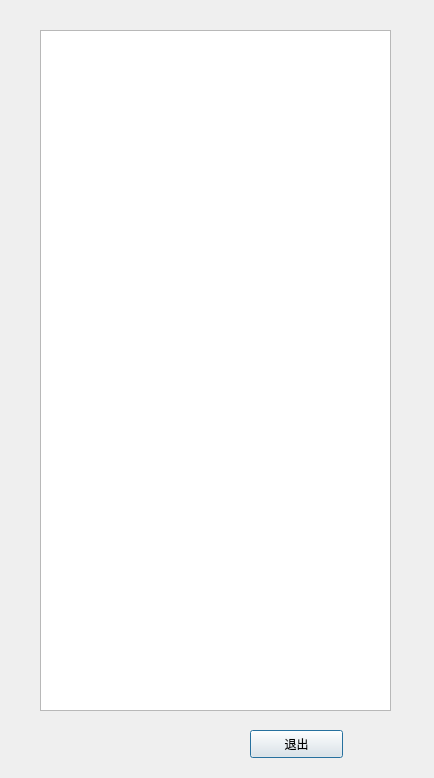
<?xml version="1.0" encoding="UTF-8"?>
<ui version="4.0">
 <class>Dialog</class>
 <widget class="QDialog" name="Dialog">
  <property name="geometry">
   <rect>
    <x>0</x>
    <y>0</y>
    <width>434</width>
    <height>778</height>
   </rect>
  </property>
  <property name="windowTitle">
   <string>Dialog</string>
  </property>
  <widget class="QPushButton" name="Btn_Exit">
   <property name="geometry">
    <rect>
     <x>250</x>
     <y>730</y>
     <width>93</width>
     <height>28</height>
    </rect>
   </property>
   <property name="text">
    <string>退出</string>
   </property>
  </widget>
  <widget class="QTableWidget" name="TaW_CheckSteelDensity">
   <property name="geometry">
    <rect>
     <x>40</x>
     <y>30</y>
     <width>351</width>
     <height>681</height>
    </rect>
   </property>
  </widget>
 </widget>
 <resources/>
 <connections/>
</ui>
